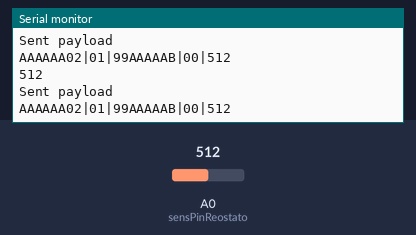
Simulated run of this sketch. Board: Arduino Uno, built with avr-gcc and run on an emulated ATmega328P. Parts: the last lines printed to the serial monitor. The test bench sets the inputs (shaded band); at power-on: A0 (sensPinReostato) = 512. No radio packets arrive unless stated.

Above: at 2.2 s.
2.3 s: A0 (sensPinReostato) set to 716
At 3.6 s:
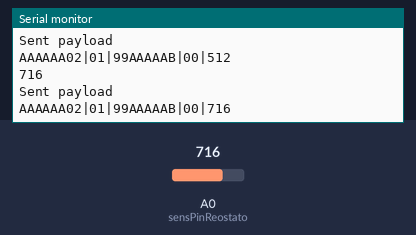
4.0 s: A0 (sensPinReostato) set to 900
At 6.0 s:
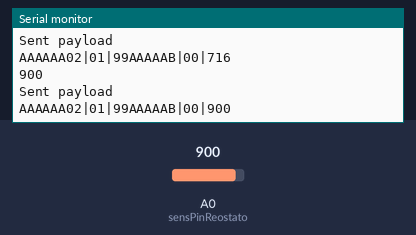
Timing chart, 0 to 7.5 s (numbered marks = the images above; inputs shaded):
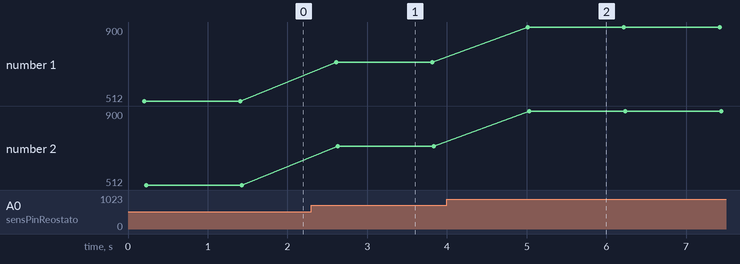

The sketch:

device02.ino
```cpp
/*
* Simple program that sends dat afrom a soil moisture sensor
* This device is indiated by the letter A
*/

#include <SPI.h>
#include "nRF24L01.h"
#include "RF24.h"

// Debugging nrf24
int serial_putc( char c, FILE *)
{
  Serial.write( c );
  return c;
}

// Debugging nrf24
void printf_begin(void)
{
  Serial.println("printf_begin begins");
  fdevopen( &serial_putc, 0);
  Serial.println("printf_begin ends");
}

// Pin configuration for nRF24
// nRF24 set the pin 9 to CE and 10 to CSN/SS
// Cables are:
//   SS    -> 10
//   MOSI  -> 11
//   MISO  -> 12
//   SCK   -> 13

RF24 radio(9, 10);

//
const uint64_t pipes[2] = { 0xF0F0F0F0E1LL, 0xF0F0F0F0D2LL };

// Set a maximum on 30 char
char SendPayload[31] = "";

// Reostato sensor
const int sensPinReostato = A0;
const char* sensReostatoCode = "99AAAAAB";
const char* sensReostatoType = "00"; // Type is connected to pin number

const int sensOnPin = 8; // Digital pin 8 controls switk on of sensor

// Device code (a 8 hexs code not starting with 99)
char* deviceName = "AAAAAA02";
char* deviceType = "01"; // Arduino uno

void setup() {
  // put your setup code here, to run once
  Serial.begin(9600); // To debug
  printf_begin();

  // nRF24 config
  radio.begin();
  radio.setChannel(0x4c);
  radio.setAutoAck(1);
  radio.setRetries(15, 15);
  radio.setDataRate(RF24_2MBPS);
  radio.setPayloadSize(32);
  radio.openReadingPipe(1, pipes[0]);
  radio.openWritingPipe(pipes[1]);
  radio.startListening();
  radio.printDetails();

}

void loop() {

  SendPayload[0] = '\0';
  strcat(SendPayload, deviceName);
  strcat(SendPayload, "|");
  strcat(SendPayload, deviceType);
  strcat(SendPayload, "|");

  // READ SOIL MISTURE SENSOR
  //     We will keep the sensor not powered on until we need it
  //     To power it on we will use digital pin 8 // NO, facciamo con un transistor
  delay(200);
  int sensValueReostato = analogRead(sensPinReostato);
  Serial.println(sensValueReostato);

  char buf[4];
  strcat(SendPayload, sensReostatoCode);
  strcat(SendPayload, "|");
  strcat(SendPayload, sensReostatoType);
  strcat(SendPayload, "|");

  strcat(SendPayload, itoa(sensValueReostato, buf, 10));

  // Send an heart beat
  radio.stopListening();
  bool ok = radio.write(&SendPayload, strlen(SendPayload));
  if( !ok ) {
    Serial.println("Radio.write not worked");
  }
  Serial.println("Sent payload");
  Serial.println(SendPayload);
  radio.startListening();

  delay(1000);
}
```

Measured:
- after the input at 2.3 s, the serial monitor: prints a new line after 0.31 s (image 1)
- after the input at 4.0 s, the serial monitor: prints a new line after 1.0 s (image 2)
- plotted number 1: 512 → 716 after the input at 2.3 s, 716 → 900 after the input at 4.0 s
- plotted number 2: 512 → 716 after the input at 2.3 s, 716 → 900 after the input at 4.0 s
